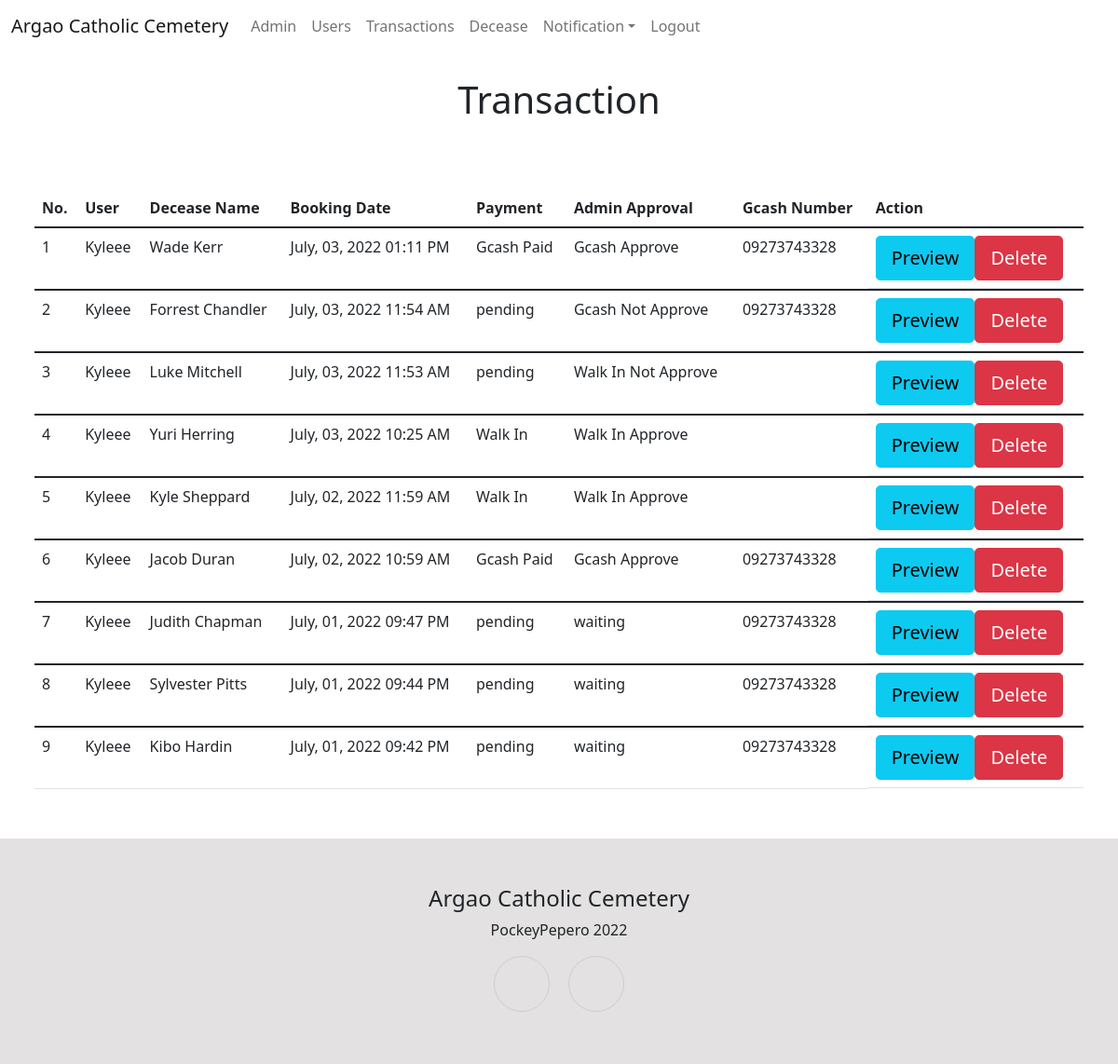
/Transaction.php (signed in), run on the app's committed database.
### tables this page shows
CREATE TABLE `booking` (
  `id` int(50) NOT NULL,
  `userid` int(50) NOT NULL,
  `fnamecorpse` varchar(150) NOT NULL,
  `lnamecorpse` varchar(150) NOT NULL,
  `nationality` varchar(150) NOT NULL,
  `gender` varchar(150) NOT NULL,
  `typegrave` varchar(150) NOT NULL,
  `dateBirth` date NOT NULL,
  `dateDeath` date NOT NULL,
  `RefNum` varchar(50) NOT NULL,
  `corpseReligion` varchar(50) NOT NULL,
  `payment` varchar(50) NOT NULL,
  `adminapprove` varchar(20) NOT NULL,
  `gcash` varchar(50) NOT NULL,
  `bookimg` varchar(255) NOT NULL,
  `corpsetimestamp` datetime NOT NULL DEFAULT current_timestamp(),
  `dateWalkIn` date NOT NULL
);

CREATE TABLE `user` (
  `userId` int(200) NOT NULL,
  `userName` varchar(200) NOT NULL,
  `userFname` varchar(200) NOT NULL,
  `userLname` varchar(200) NOT NULL,
  `userContact` varchar(250) NOT NULL,
  `userAddress` varchar(50) NOT NULL,
  `userMail` varchar(200) NOT NULL,
  `userPwd` varchar(200) NOT NULL,
  `userTimestamp` datetime NOT NULL DEFAULT current_timestamp()
);

### Transaction.php (the view, shortened to what this page needs)
<?php
if (isset($_SESSION['userID']))
{
    if($_SESSION['userID'] == 1)
    {
        include_once 'assets/headerfooter/adminHeader.php';
    }
    else{
        include_once 'assets/headerfooter/userHeader.php';
    }
}
else{
    include_once 'assets/headerfooter/Header.php';
}
require_once 'assets/php/dbconnection.php';
?>
    <div style="padding: 27px;">
        <h1 class="text-center">Transaction</h1>
    </div>
    <div>
        <div style="padding: 37px;">
            <div class="table-responsive">
                <table class="table">
                    <thead>
                        <tr>
                            <th>No.</th>
                            <th>User</th>
                            <th>Decease Name</th>
                            <th>Booking Date</th>
                            <th>Payment</th>
                            <th>Admin Approval</th>
                            <th>Gcash Number</th>
                            <th>Action</th>
                        </tr>
                    </thead>
                    <?php
                    $num= 1;
                    $tableview = $conn->query("SELECT * FROM booking LEFT JOIN user ON booking.userid = user.userId ORDER BY booking.corpsetimestamp DESC");
                    while ($view = $tableview->fetch_assoc()):
                        $bdate = date(" F, d, Y h:i A",strtotime($view['corpsetimestamp'])) ;
                    ?>
                    <tbody>
                        <tr>
                            <td><?php echo $num++?></td>
                            <td><?php echo $view['userName'];?></td>
                            <td><?php echo $view['fnamecorpse'] ?></td>
                            <td><?php echo $bdate ?></td>
                            <td><?php echo $view['payment'] ?></td>
                            <td><?php echo $view['adminapprove'] ?></td>
                            <td><?php echo $view['gcash'] ?></td>
                            <td class="d-flex">
                            <a class="btn btn-info btn-lg" role="button" href="#preview<?php echo $view['id']; ?>" data-bs-toggle="modal">Preview</a>
                                </div>
                                <a class="btn btn-danger btn-lg" role="button" href="#delete<?php echo $view['id']; ?>" data-bs-toggle="modal">Delete</a>
                                </div>
                            </td>
                        </tr>
                        <?php endwhile ?>
                    </tbody>
    <?php
if (isset($_SESSION['userID']))
{
    if($_SESSION['userID'] == 1)
    {
        include_once 'assets/headerfooter/adminFooter.php';
    }
    else{
        include_once 'assets/headerfooter/Footer.php';
    }
}
else{
    include_once 'assets/headerfooter/Footer.php';
}
?>

### data on the page
booking: userid.userName "Kyleee", fnamecorpse "Wade Kerr", corpsetimestamp "July, 03, 2022 01:11 PM", payment "Gcash Paid", adminapprove "Gcash Approve", gcash "09273743328"
booking: userid.userName "Kyleee", fnamecorpse "Forrest Chandler", corpsetimestamp "July, 03, 2022 11:54 AM", payment "pending", adminapprove "Gcash Not Approve", gcash "09273743328"
booking: userid.userName "Kyleee", fnamecorpse "Luke Mitchell", corpsetimestamp "July, 03, 2022 11:53 AM", payment "pending", adminapprove "Walk In Not Approve"
booking: userid.userName "Kyleee", fnamecorpse "Yuri Herring", corpsetimestamp "July, 03, 2022 10:25 AM", payment "Walk In", adminapprove "Walk In Approve"
booking: userid.userName "Kyleee", fnamecorpse "Kyle Sheppard", corpsetimestamp "July, 02, 2022 11:59 AM", payment "Walk In", adminapprove "Walk In Approve"
booking: userid.userName "Kyleee", fnamecorpse "Jacob Duran", corpsetimestamp "July, 02, 2022 10:59 AM", payment "Gcash Paid", adminapprove "Gcash Approve", gcash "09273743328"
booking: userid.userName "Kyleee", fnamecorpse "Judith Chapman", corpsetimestamp "July, 01, 2022 09:47 PM", payment "pending", adminapprove "waiting", gcash "09273743328"
booking: userid.userName "Kyleee", fnamecorpse "Sylvester Pitts", corpsetimestamp "July, 01, 2022 09:44 PM", payment "pending", adminapprove "waiting", gcash "09273743328"
booking: userid.userName "Kyleee", fnamecorpse "Kibo Hardin", corpsetimestamp "July, 01, 2022 09:42 PM", payment "pending", adminapprove "waiting", gcash "09273743328"
